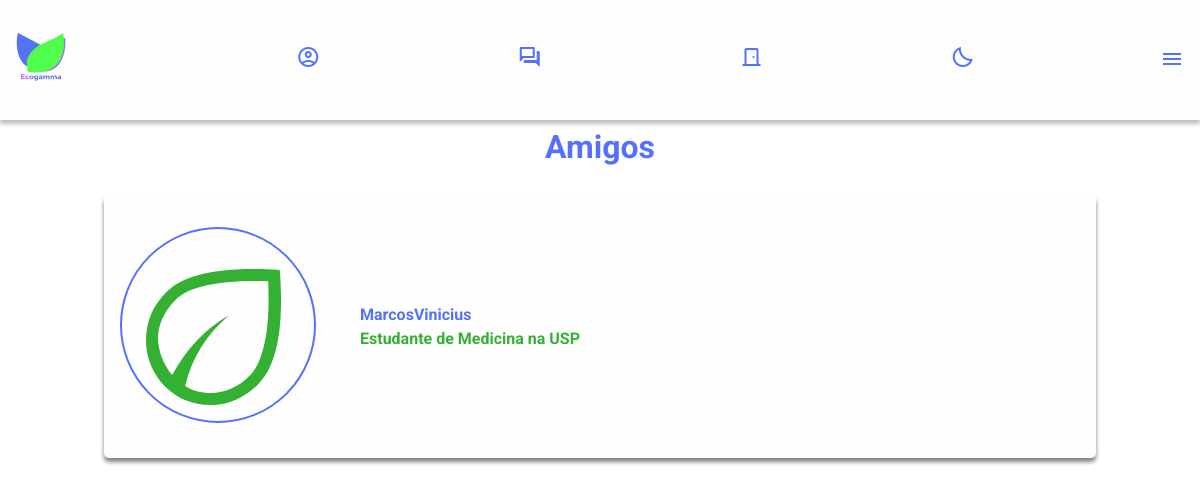
Page /estrutura/amigos.php (signed in) on the committed database.
### tables this page shows
CREATE TABLE IF NOT EXISTS `usuarios` (
  `id` int(11) NOT NULL AUTO_INCREMENT COMMENT 'id de cada um dos user',
  `token` tinyint(1) DEFAULT '0' COMMENT 'token de adm',
  `nome` varchar(80) NOT NULL COMMENT 'nome',
  `sobrenome` varchar(80) NOT NULL COMMENT 'sobrenome',
  `email` varchar(80) NOT NULL COMMENT 'email do usuário',
  `senha` varchar(45) NOT NULL COMMENT 'senha',
  `senhaC` varchar(45) NOT NULL COMMENT 'senha confirmada',
  `dataN` date NOT NULL COMMENT 'data de nascimento',
  `genero` varchar(30) NOT NULL COMMENT 'gênero do usuário\r\n(a gente tem lgbtqi+)',
  `numero` varchar(22) NOT NULL,
  `estado` varchar(60) NOT NULL,
  `cidade` varchar(80) NOT NULL COMMENT 'cidade',
  `profissao` varchar(120) NOT NULL COMMENT 'profissão/area de atuação',
  `mdEscuro` tinyint(4) NOT NULL DEFAULT '0',
  `foto` varchar(255) NOT NULL,
  `descricao` varchar(255) NOT NULL COMMENT 'Descricao que aparece no perfil do usuário',
  `amigos` int(20) NOT NULL DEFAULT '0',
  PRIMARY KEY (`id`)
);

### estrutura/administracao/sessao.php (called while the page is built, shortened)
<?php
include 'conexao.php';
    if (!isset($_SESSION['logado'])) {
        $_SESSION['logado'] = 0;
    } else {
        if ($_SESSION['logado'] == 1) {
            $email = $_SESSION['email'];
            $sql = "SELECT id, token, nome, sobrenome, email, dataN, genero, numero, estado, cidade, profissao, mdEscuro,
            foto, descricao, amigos FROM usuarios WHERE email = '$email'";
            $result = mysqli_query($conn, $sql);
            if (mysqli_num_rows($result) > 0) {
                while ($row = mysqli_fetch_assoc($result)) {
                    $id = $row["id"];
                }
            } else {
                echo "0 results";
            }
        };
    }
?>

### estrutura/amigos.php (the view, shortened to what this page needs)
<!DOCTYPE html>
<html lang="pt-br">
<head>
  <?php include './base/linksGlobais.php' ?>
</head>
<body>
  <?php
  include './administracao/sessao.php';
  ?>
  <header class="header__interno">
    <div class="container">
        <div class="container__logo">
            <a href="feed.php"><img src="../imagens/logos/logo-principal.png" alt="Logo Principal do Ecogamma" class="container__logo__imagem"></a>
        </div>
        <nav class="container__nav">
            <a href="perfil.php">
                <span class="material-symbols-outlined container__menu__icone span--azul">&#xe853;</span>
            </a>
            <a href="chat.php">
                <span class="material-symbols-outlined container__menu__icone span--azul">&#xe8af;</span>
            </a>
            <a href="logout.php">
                <span class="material-symbols-outlined container__menu__icone span--azul">&#xeffd;</span>
            </a>
        </nav>
        <div>
            <button id="botao__noite" onclick="modoEscuro()">
                <span class="material-symbols-outlined container__menu__icone span--azul">&#xf159;</span>
            </button>
        </div>
        <div id="container__menu" onclick="menuLateralInternoOpen()">
            <span class="material-symbols-outlined container__menu__icone span--azul">&#xe5d2;</span>
        </div>
    </div>
</header>
  <main>
    <div class="container">
      <h1>Amigos</h1>
      <?php
            $selecionaLacos = "SELECT * FROM amigos WHERE id_UserAsk = $id AND pendente = 0";
            $resultLacos = mysqli_query($conn, $selecionaLacos);
            if (mysqli_num_rows($resultLacos) > 0) {
                while ($row = mysqli_fetch_assoc($resultLacos)) {
                    $id_UserAcc = $row['id_UserAcc'];
                    $selecionaAmigo = "SELECT * FROM usuarios WHERE id = '$id_UserAcc'";
                    $resultSelecionaAmigo = mysqli_query($conn, $selecionaAmigo);
                    if (mysqli_num_rows($resultSelecionaAmigo) > 0) {
                        while ($row = mysqli_fetch_assoc($resultSelecionaAmigo)) {
                            $nomeUser = $row["nome"];
                            $sobrenomeUser = $row["sobrenome"];
                            $fotoUser = $row["foto"];
                            $profissaoUser = $row["profissao"];
                            echo "<section class='container__post'>
                            <div class='container__post__perfil'>
                              <div class='container__post__perfil__foto'>
                                <img src='../imagens/" . $fotoUser . "' alt='Imagem do Perfil'>
                              </div>
                              <div class='container__post__perfil__dados'>
                                <p class='container__post__perfil__dados__nome nome__perfil'>" . $nomeUser . "" . $sobrenomeUser . "</p>
                                <p class='container__post__perfil__dados__cargo cargo__perfil'>" . $profissaoUser . "</p>
                              </div>
                            </div>
                          </section>";
                        }
                    }
                }
            }
      ?>
    </div>
  </main>
</body>
</html>

### estilos/css/styles.css (style rules this page uses)
html { font-family: "Roboto"; }
h1, h2, h3 { font-weight: 700; text-align: center; margin: 1rem 0rem; }
h1, .h1--alternativo { font-size: 2rem; color: #5570FF; }
p { line-height: 1.5rem; text-align: justify; color: #111111; }
.nome__perfil { color: #5570FF; font-weight: 700; }
.cargo__perfil { color: #34B132; font-weight: 700; }
#botao__noite { background-color: #fefefe; border: none; margin-bottom: 9px }
a { line-height: 1.5rem; text-align: justify; color: #111111; text-decoration: none; font-weight: 700; }
span { color: #5570FF; }
header, .header__interno { z-index: 3; position: fixed; height: 15vh; width: 100vw; box-shadow: 0px 4px 4px rgba(0, 0, 0, 0.25); background: #fefefe; top: 0px; }
header .container, .header__interno .container { display: flex; padding: 1rem; box-sizing: border-box; align-items: center; justify-content: space-between; height: 100%; align-items: center; }
.header__interno .container { width: 100vw; }
main { position: absolute; z-index: 2; top: 40px; margin-top: 75px; padding: 0% 5% 0% 5%; width: 90%; }
main .container { display: flex; width: 100%; flex-direction: column; align-items: center; box-sizing: border-box; }
.container__post, .container__post--perfil { display: flex; flex-direction: column; box-shadow: 0px 4px 4px rgba(0, 0, 0, 0.5); border-radius: 5px; padding: 1rem; width: 80vw; margin: 1rem 0rem; }
.container__post .container__post__perfil, .container__post--perfil .container__post__perfil { display: flex; align-items: center; justify-content: space-between; margin: 1rem 0rem; }
.container__post .container__post__perfil .container__post__perfil__foto, .container__post--perfil .container__post__perfil .container__post__perfil__foto { width: 20%; }
.container__post .container__post__perfil .container__post__perfil__foto img, .container__post--perfil .container__post__perfil .container__post__perfil__foto img { width: 100%; border-radius: 50%; border: 2px solid #5570FF; }
.container__post .container__post__perfil .container__post__perfil__dados, .container__post--perfil .container__post__perfil .container__post__perfil__dados { width: 60%; margin-right: 15%; }
.container__post .container__post__perfil .container__post__perfil__dados p, .container__post--perfil .container__post__perfil .container__post__perfil__dados p { text-align: left; }
.container__post { background-color: #fefefe; }
header .container .container__logo { width: 100px; box-sizing: border-box; }
header .container .container__logo a .container__logo__imagem { width: 50%; }
header .container nav { display: flex; width: 40%; justify-content: space-between; }
main .container { width: 100%; }
#botao__noite { display: flex; }

### rows in the picture
usuarios: foto (placeholder picture), nome "Marcos", sobrenome "Vinicius", profissao "Estudante de Medicina na USP"
